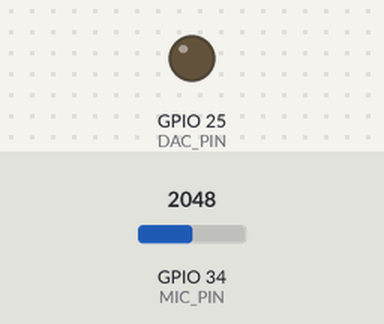
Simulated run of this sketch. Board: ESP32. Shown: output pins drawn as LEDs (lit = HIGH). The test bench sets the inputs (shaded band); at power-on: GPIO 34 (MIC_PIN) = 2048 (analog values on the 0–4095 scale). What the sketch prints to the serial monitor is not drawn.

Above: at 0.0 s.
At 2.1 s:
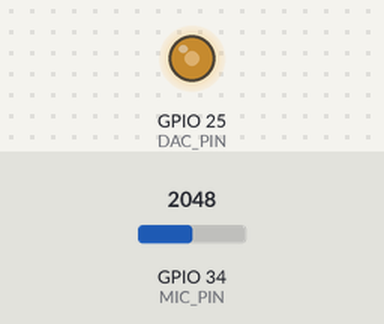
Timing chart, 0 to 3.6 s (numbered marks = the images above):
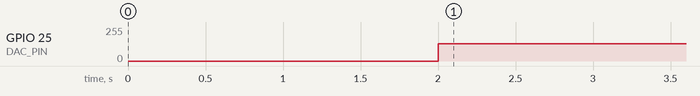

The sketch:

radar_acustico.ino
```cpp
#include <math.h>
#include <arduinoFFT.h>

const int DAC_PIN = 25;
const int MIC_PIN = 34;

const int FS = 20000;
const int N = 2000;              // 100 ms

const int CHIRP_MS = 1;
const int N_CHIRP = FS * CHIRP_MS / 1000;

const float F1 = 2000.0;
const float F2 = 5000.0;

// ---------- FFT ----------
const int FFT_N = 1024;

float vReal[FFT_N];
float vImag[FFT_N];

ArduinoFFT<float> FFT =
  ArduinoFFT<float>(vReal, vImag, FFT_N, FS);

// ---------- Radar ----------
uint16_t muestras[N];
int16_t chirp[N_CHIRP];
long long corr[N - N_CHIRP];

void setup() {

  Serial.begin(115200);
  analogReadResolution(12);

  float fase = 0;

  // Crear chirp de referencia
  for (int n = 0; n < N_CHIRP; n++) {

    float f = F1 +
              (F2 - F1) *
              ((float)n / N_CHIRP);

    fase += 2.0 * PI * f / FS;

    chirp[n] = 100 * sin(fase);
  }

  delay(2000);
}

void loop() {

  unsigned long siguiente = micros();

  // ============================
  // EMITIR CHIRP Y CAPTURAR
  // ============================

  for (int n = 0; n < N; n++) {

    if (n < N_CHIRP)
      dacWrite(DAC_PIN, 128 + chirp[n]);
    else
      dacWrite(DAC_PIN, 128);

    muestras[n] = analogRead(MIC_PIN);

    siguiente += 1000000 / FS;

    while ((long)(micros() - siguiente) < 0) {}
  }

  dacWrite(DAC_PIN, 128);

  // ============================
  // QUITAR COMPONENTE DC
  // ============================

  long suma = 0;

  for (int i = 0; i < N; i++)
    suma += muestras[i];

  int media = suma / N;

  // ============================
  // FFT
  // ============================

  for (int i = 0; i < FFT_N; i++) {

    vReal[i] = (float)muestras[i] - media;
    vImag[i] = 0.0;
  }

  // Ventana Hamming
  FFT.windowing(
    FFTWindow::Hamming,
    FFTDirection::Forward
  );

  // Calcular FFT
  FFT.compute(
    FFTDirection::Forward
  );

  // Obtener magnitudes
  FFT.complexToMagnitude();

  // Buscar el pico únicamente dentro
  // del rango del chirp: 2 kHz - 5 kHz

  int binInicio =
    (int)ceil(F1 * FFT_N / FS);

  int binFin =
    (int)floor(F2 * FFT_N / FS);

  int picoFFT = binInicio;

  for (int i = binInicio;
       i <= binFin;
       i++) {

    if (vReal[i] > vReal[picoFFT])
      picoFFT = i;
  }

  float frecuenciaPico =
    ((float)picoFFT * FS) / FFT_N;

  // ============================
  // CORRELACIÓN
  // ============================

  for (int lag = 0;
       lag < N - N_CHIRP;
       lag++) {

    long long c = 0;

    for (int k = 0;
         k < N_CHIRP;
         k++) {

      c +=
        (long long)
        (muestras[lag + k] - media)
        * chirp[k];
    }

    corr[lag] = llabs(c);
  }

  // ============================
  // SONIDO DIRECTO
  // ============================

  int directo = 0;

  for (int i = 1; i < 50; i++) {

    if (corr[i] > corr[directo])
      directo = i;
  }

  // ============================
  // ECO
  // ============================

  const int GUARD =
    N_CHIRP + 4;

  int eco =
    directo + GUARD;

  for (int i = directo + GUARD;
       i < N - N_CHIRP;
       i++) {

    if (corr[i] > corr[eco])
      eco = i;
  }

  // ============================
  // TIEMPO Y DISTANCIA
  // ============================

  int deltaN =
    eco - directo;

  float tau =
    (float)deltaN / FS;

  float distancia_m =
    (343.0 * tau) / 2.0;

  // ============================
  // RESULTADOS
  // ============================

  Serial.println("----------------");

  Serial.print("Pico FFT: ");
  Serial.print(frecuenciaPico, 1);
  Serial.println(" Hz");

  Serial.print("Directo: ");
  Serial.println(directo);

  Serial.print("Eco: ");
  Serial.println(eco);

  Serial.print("Atraso: ");
  Serial.print(deltaN);
  Serial.println(" muestras");

  Serial.print("Tau: ");
  Serial.print(tau * 1000.0, 3);
  Serial.println(" ms");

  Serial.print("Distancia: ");
  Serial.print(distancia_m * 100.0, 1);
  Serial.println(" cm");

  delay(2000);
}
```

Measured:
- by itself, GPIO 25 (DAC_PIN): 0/255 → 128/255 at 2.0 s
